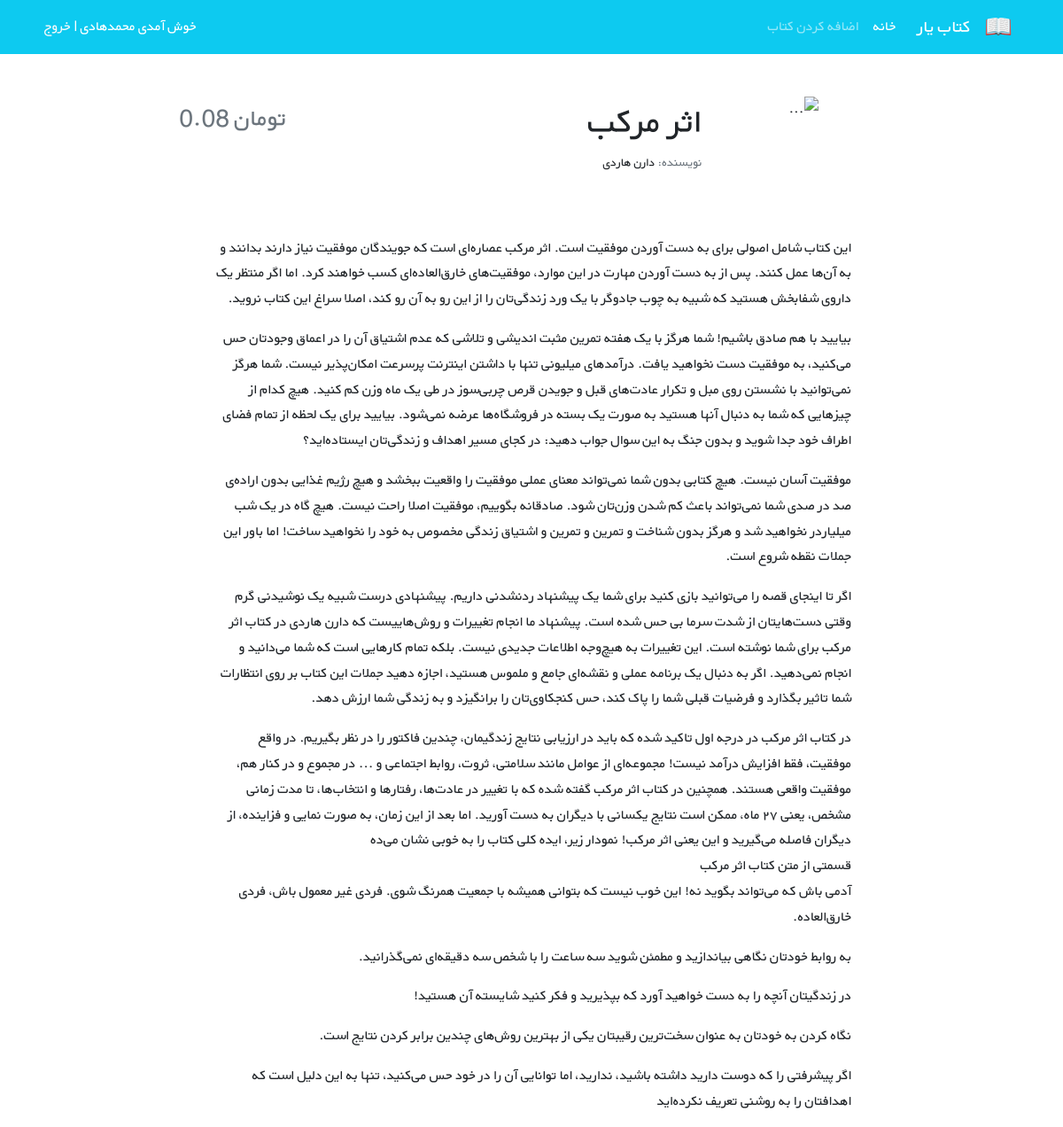
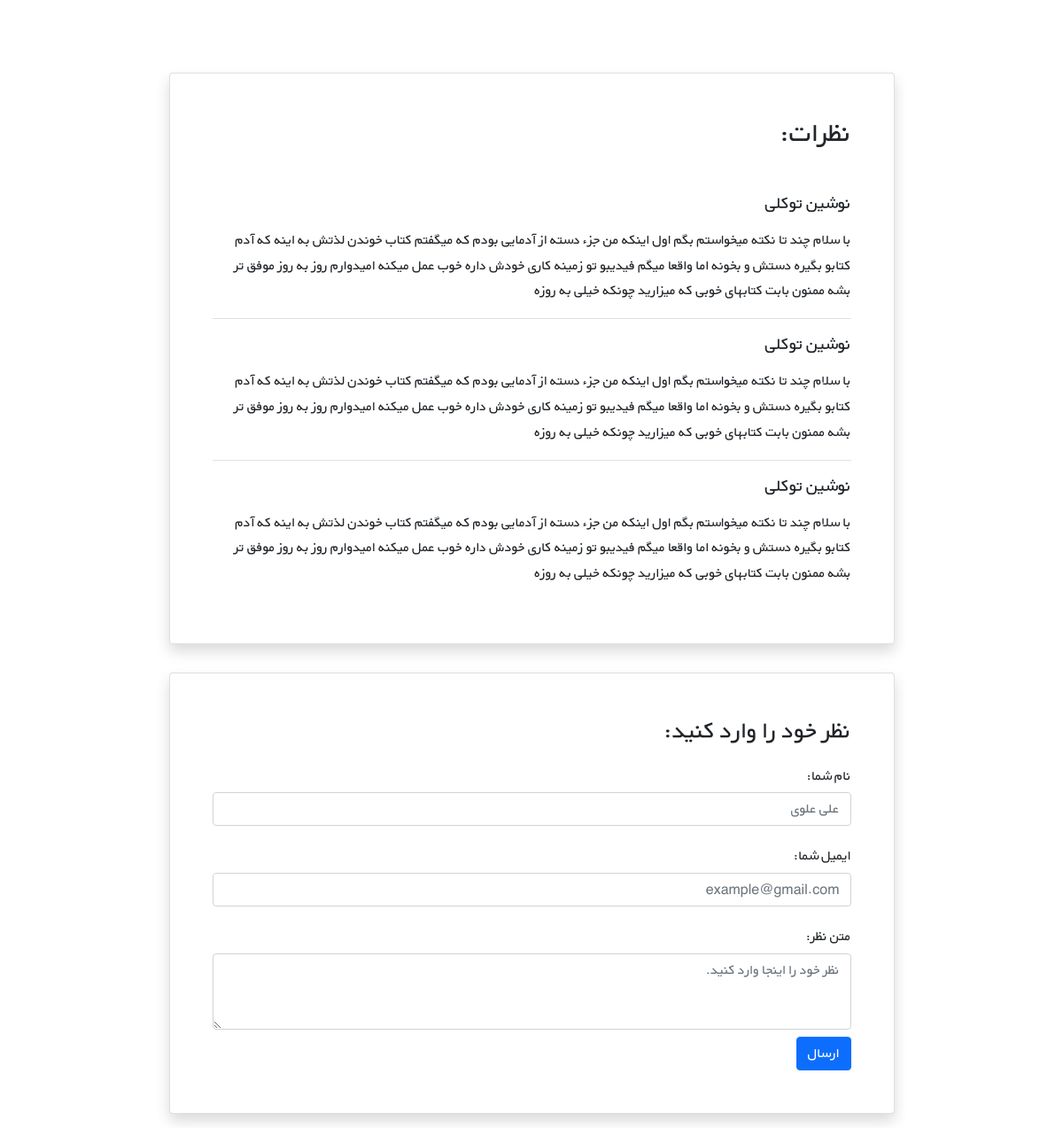
Screenshot of /books/4/ with the database file from the repository (2 pictures, top to bottom).
### books/models.py (models this page shows, shortened)
class Book(models.Model):
    title = models.CharField(max_length=200)
    author = models.CharField(max_length=200)
    description = models.TextField()
    price = models.DecimalField(max_digits=5, decimal_places=2)

### books/views.py (the view)
# urls.py: path('<int:pk>/',BookDetailView.as_view(), name ='book_detail'),
class BookDetailView(generic.DetailView):
    model = Book
    template_name = 'books/book_detail.html'

### books/templates/books/book_detail.html (shortened to what this page needs)
{% extends '_base.html' %}
{% block content %}
    <div class="container mt-5" dir="rtl">
        <div class="">
            <div class="">
                <div class="d-flex justify-content-center">
                    <div class="row w-sm-75 w-100">
                        <div class="col-xs-12 col-md-3 d-flex justify-content-center">
                            <div>
                                <img src="https://newcdn.fidibo.com/images/books/65579_50411_normal.jpg"
                                     class="img-fluid rounded-start" alt="...">
                            </div>
                        </div>
                        <div class="col-xs-12 col-md-6 text-center text-md-end mt-md-1 mt-4">
                            <h1>{{ book.title }}</h1>
                            <h5 class="small my-1"><span class="text-muted">نویسنده: </span>{{ book.author }}</h5>
                        </div>
                        <div class="col-xs-12 col-md-3 d-flex flex-column">
                            <h3 class="align-self-center pt-2 text-muted align-self-md-end">
                                 تومان {{ book.price }}
                            </h3>
                        </div>
                    </div>
                </div>
                <div class="d-flex justify-content-center">
                    <div class="my-3 p-5 w-sm-75 w-100">
                     {{ book.description|linebreaks }}
                    </div>
                </div>
                <div class="d-flex justify-content-center">
                    <div class="card shadow my-3 p-5 w-sm-75 w-100">
                        <h2 class="mb-5">نظرات:</h2>
                        <div class="border-bottom mb-3">
                            <h5 class="mb-3">نوشین توکلی</h5>
                            <p>با سلام چند تا نکته میخواستم بگم اول اینکه من جزء دسته از آدمایی بودم که میگفتم کتاب
                                خوندن لذتش
                                به اینه که آدم کتابو بگیره دستش و بخونه اما واقعا میگم فیدیبو تو زمینه کاری خودش داره
                                خوب عمل
                                میکنه امیدوارم روز به روز موفق تر بشه ممنون بابت کتابهای خوبی که میزارید چونکه خیلی به
                                روزه</p>
                        </div>
                        <div class="border-bottom mb-3">
                            <h5 class="mb-3">نوشین توکلی</h5>
                            <p>با سلام چند تا نکته میخواستم بگم اول اینکه من جزء دسته از آدمایی بودم که میگفتم کتاب
                                خوندن لذتش
                                به اینه که آدم کتابو بگیره دستش و بخونه اما واقعا میگم فیدیبو تو زمینه کاری خودش داره
                                خوب عمل
                                میکنه امیدوارم روز به روز موفق تر بشه ممنون بابت کتابهای خوبی که میزارید چونکه خیلی به
                                روزه</p>
                        </div>
                        <div>
                            <h5 class="mb-3">نوشین توکلی</h5>
                            <p>با سلام چند تا نکته میخواستم بگم اول اینکه من جزء دسته از آدمایی بودم که میگفتم کتاب
                                خوندن لذتش
                                به اینه که آدم کتابو بگیره دستش و بخونه اما واقعا میگم فیدیبو تو زمینه کاری خودش داره
                                خوب عمل
                                میکنه امیدوارم روز به روز موفق تر بشه ممنون بابت کتابهای خوبی که میزارید چونکه خیلی به
                                روزه</p>
                        </div>
                    </div>
                </div>
                <div class="d-flex justify-content-center">
                    <div class="card shadow my-3 p-5 w-sm-75 w-100">
                        <h3>نظر خود را وارد کنید:</h3>
                        <form method="POST">
                            <div class="form-group py-2">
                                <label class="py-1" for="author_name">نام شما:</label>
                                <input type="text" class="form-control" placeholder="علی علوی" name="author_name">
                            </div>
                            <div class="form-group py-2">
                                <label class="py-1" for="email">ایمیل شما:</label>
                                <input type="email" class="form-control" placeholder="example@gmail.com" name="email">
                            </div>
                            <div class="form-group py-2">
                                <label class="py-1" for="comment_text">متن نظر:</label>
                                <textarea class="form-control" name="text" rows="3"
                                          placeholder="نظر خود را اینجا وارد کنید."></textarea>
                            </div>
                            <button type="submit" class="btn btn-primary">ارسال</button>
                        </form>
                    </div>
                </div>
            </div>
        </div>
    </div>
{% endblock %}

### templates/_base.html (shortened to what this page needs)
{% load static %}
<!DOCTYPE HTML PUBLIC "-//W3C//DTD HTML 4.01//EN" "http://www.w3.org/TR/html4/strict.dtd">
<html lang="en">
<head>
    <link href="https://cdn.jsdelivr.net/npm/bootstrap@5.1.3/dist/css/bootstrap.min.css" rel="stylesheet"
>
    <link rel="stylesheet" href="{% static 'css/style.css' %}">
</head>
<body>
<nav class="navbar navbar-expand-lg navbar-dark bg-info" dir="rtl">
    <div class="container">
        <a class="navbar-brand" href="#">
            <img src="icons/book.png" alt="" height="30"
                 class="d-inline-block align-text-top">
        </a>
        <a class="navbar-brand mx-3" href="#">کتاب یار</a>
        <div class="collapse navbar-collapse" id="navbarNavAltMarkup">
            <div class="navbar-nav">
                <a class="nav-link active" aria-current="page" href="#">خانه</a>
                <a class="nav-link" href="#">اضافه کردن کتاب</a>
            </div>
        </div>
        <div class="mx-2 text-white">خوش آمدی محمدهادی | <a class="link-light text-decoration-none" href="#">خروج</a>
        </div>
    </div>
</nav>
<div class="container">
    {% block content %}
    {% endblock content %}
</div>
</body>
</html>

### static/css/style.css (style rules this page uses)
* { font-family: 'BYekan', sans-serif; line-height: 1.8rem; }
@media (min-width: 576px) { .w-sm-75 { width: 75%!important; } }

### rows the page displays
Book: title "اثر مرکب", author "دارن هاردی", price "0.08", description "این کتاب شامل اصولی برای به دست آوردن موفقیت است. اثر مرکب عصاره‌ای است که جویندگان موفقیت نیاز دارند بدانند و به آن‌ها عمل کنند. پس از به دست آوردن مهارت در این موارد، موفقیت‌های خارق‌العاده‌ای کسب خواهند کرد. اما اگر منتظر یک داروی شفابخش هستید که شبیه به چوب جادوگر با یک ورد زندگی‌تان را از این رو به آن رو کند، اصلا سراغ این کتاب نروید. بیایید با هم صادق باشیم! شما هرگز با یک هفته تمرین مثبت اندیشی و تلاشی که عدم اشتیاق آن را در اعماق وجودتان حس می‌کنید، به موفقیت دست نخواهید یافت. درآمدهای میلیونی تنها با داشتن اینترنت پرسرعت امکان‌پذیر نیست. شما هرگز نمی‌توانید با نشستن روی مبل و تکرار عادت‌های قبل و جویدن قرص چربی‌سوز در طی یک ماه وزن کم کنید. هیچ کدام از چیزهایی که شما به دنبال آنها…"
